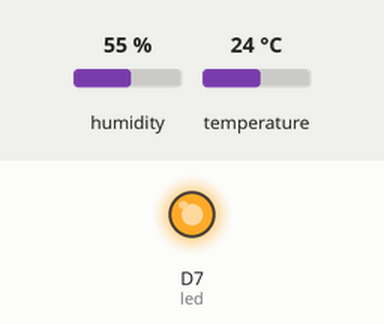
Simulated run of this sketch. Board: Particle Photon. On the bench: output pins drawn as LEDs (lit = HIGH). Inputs (shaded band) come from the test bench; at power-on: humidity 55 %, temperature 24 °C. What the sketch prints to the serial monitor is not drawn.

Above: at 15.0 s.
At 45.0 s:
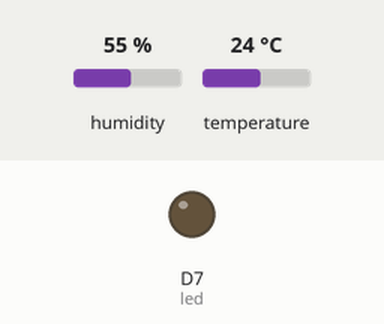
Timing chart, 0 to 78.0 s (numbered marks = the images above):
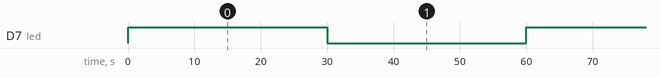

The sketch:

sit210-task31p-webhook.ino
```cpp
// This #include statement was automatically added by the Particle IDE.
#include <Adafruit_DHT.h>

int led = D7;  // The on-board LED

#define DHTPIN 2     // what pin we're connected to

// Uncomment whatever type you're using!
//#define DHTTYPE DHT11		// DHT 11
#define DHTTYPE DHT22		// DHT 22 (AM2302)
//#define DHTTYPE DHT21		// DHT 21 (AM2301)

// Connect pin 1 (on the left) of the sensor to +5V
// Connect pin 2 of the sensor to whatever your DHTPIN is
// Connect pin 4 (on the right) of the sensor to GROUND
// Connect a 10K resistor from pin 2 (data) to pin 1 (power) of the sensor

DHT dht(DHTPIN, DHTTYPE);

void setup() {
  pinMode(led, OUTPUT);


  	Serial.begin(9600);
	Serial.println("DHTxx test!");

	dht.begin();
}

void loop() {
  digitalWrite(led, HIGH);   // Turn ON the LED

  	float h = dht.getHumidity();
// Read temperature as Celsius
	float t = dht.getTempCelcius();
// Read temperature as Farenheit
	float f = dht.getTempFarenheit();

	// Check if any reads failed and exit early (to try again).
	if (isnan(h) || isnan(t) || isnan(f)) {
		Serial.println("Failed to read from DHT sensor!");
		return;
	}

	String temp = String(t);


  Particle.publish("temp", temp, PRIVATE);
  delay(30000);               // Wait for 30 seconds

  digitalWrite(led, LOW);    // Turn OFF the LED
  delay(30000);               // Wait for 30 seconds
}
```

Measured:
- by itself, D7 (led): alternates HIGH for 30.0 s and LOW for 30.0 s
